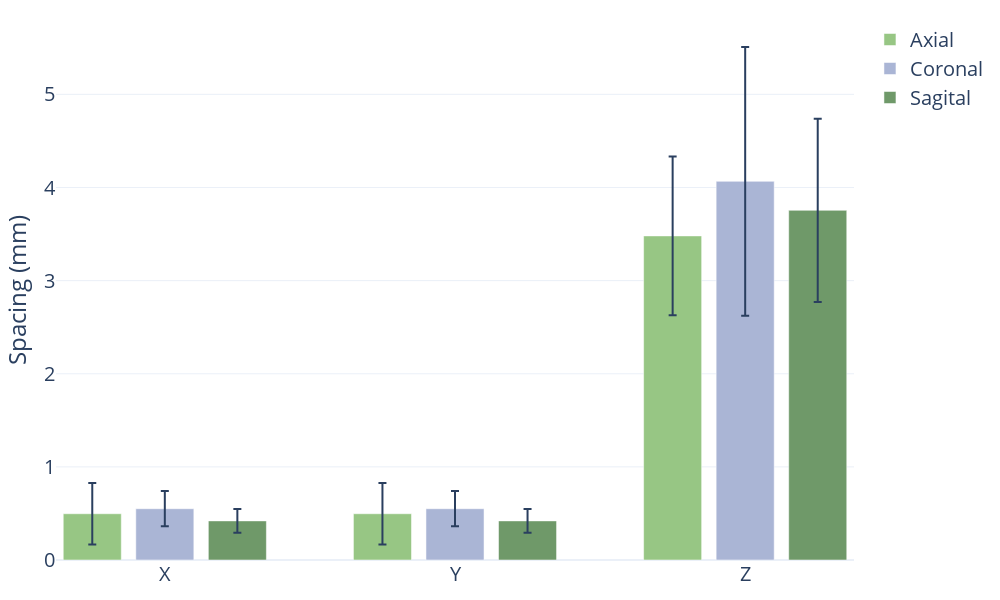

Notebook cell for this chart:
### Code cell
import random
x_ticks = ['X', 'Y', 'Z']  # Base positions for each group of bars
y_axis_title = 'Spacing (mm)'
colors_sub = np.random.choice(colors, 3, replace=False)
plot_variability_plotly_grouped( {'Axial': [mean_x_axial, mean_y_axial, mean_z_axial],
                                'Coronal': [mean_x_coronal, mean_y_coronal, mean_z_coronal],
                                'Sagital': [mean_x_sagital, mean_y_sagital, mean_z_sagital]},
                                {'Axial': [std_x_axial, std_y_axial, std_z_axial],
                                'Coronal': [std_x_coronal, std_y_coronal, std_z_coronal],
                                'Sagital': [std_x_sagital, std_y_sagital, std_z_sagital]},
                                ['Axial', 'Coronal', 'Sagital'],
                                colors_sub,
                                'spacing_T2w_grouped',
                                x_ticks,
                                y_axis_title,
                                save_as_pdf=True)

### Figure 1 — Plotly figure (JSON) as saved in the notebook; plotly's stock layout.template omitted (floating-point values rounded to 4 significant figures)
{"data": [{"error_y": {"array": [0.3308, 0.3308, 0.8527], "type": "data", "visible": true}, "marker": {"color": "#97c684"}, "name": "Axial", "type": "bar", "x": [0, 1, 2], "y": [0.4967, 0.4967, 3.48]}, {"error_y": {"array": [0.189, 0.189, 1.442], "type": "data", "visible": true}, "marker": {"color": "#aab5d5"}, "name": "Coronal", "type": "bar", "x": [0.25, 1.25, 2.25], "y": [0.5506, 0.5506, 4.066]}, {"error_y": {"array": [0.1284, 0.1284, 0.9841], "type": "data", "visible": true}, "marker": {"color": "#6f9969"}, "name": "Sagital", "type": "bar", "x": [0.5, 1.5, 2.5], "y": [0.4199, 0.4199, 3.755]}], "layout": {"barmode": "group", "font": {"size": 20}, "height": 600, "margin": {"b": 40, "l": 20, "pad": 0, "r": 20, "t": 20}, "width": 1000, "xaxis": {"tickmode": "array", "ticktext": ["X", "Y", "Z"], "tickvals": [0.25, 1.25, 2.25]}, "yaxis": {"title": {"text": "Spacing (mm)"}}}}
